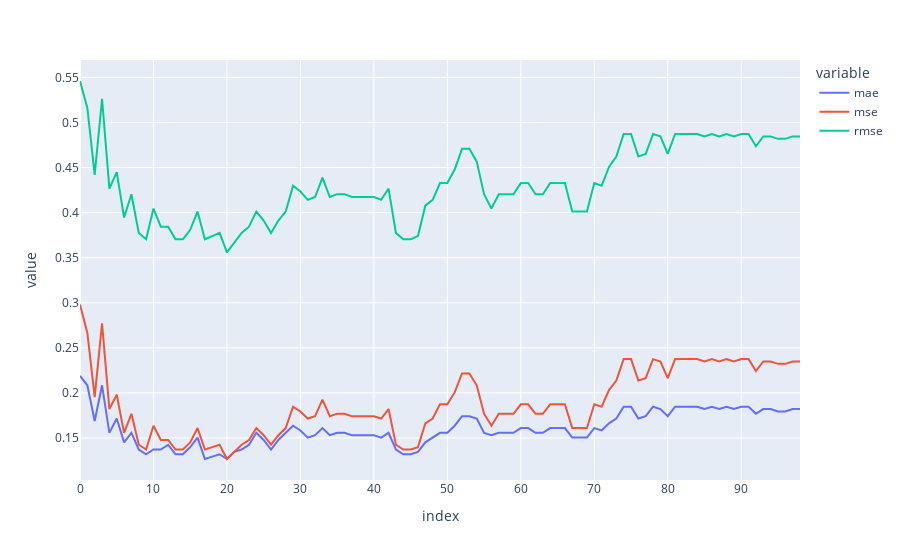

Notebook code for this chart:
### Code cell
df.plot(y=['mae', 'mse', 'rmse'], kind='line')
